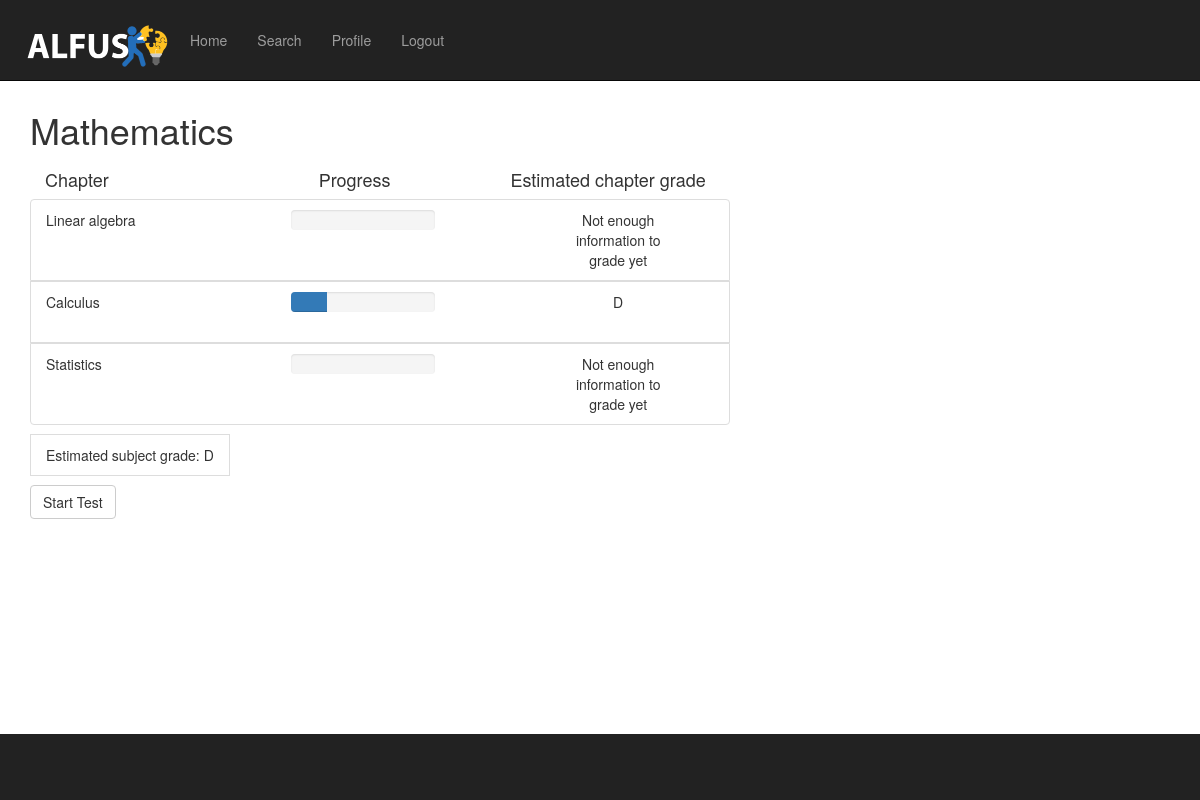
The app's page /questions/1/ (signed in) with its own data.
### questions/models.py (models this page shows)
class Subject(models.Model):
    name = models.CharField(max_length=200)
    def __str__(self):
        return self.name

class Chapter(models.Model):
    name = models.CharField(max_length=200)
    description = models.TextField(max_length=1000, blank=True, default='')
    part_of = models.ForeignKey(Subject)
    def __str__(self):
        return self.name

### questions/views.py (the view)
# urls.py: url(r'^(?P<subject_id>\d+)/$', views.index_questions, name='index_questions'),
@login_required(login_url="/login/")
def index_questions(request, subject_id):
    question_list = Question.objects.filter(chapter__part_of_id=subject_id)
    subject_name = Subject.objects.get(pk=subject_id)
    question_dict = defaultdict(list)
    for question in question_list:
        question_dict[question.chapter_id].append((question.id, question.difficulty))
    request.session['question_dict'] = question_dict
    next_question_id = get_next_question(request, subject_id)
    questions_chapter = {}
    questions_chapter_answered = {}
    questions_in_subject = {}
    questions_in_subject_answered = {}
    current_user = request.user
    questions_by_user = hasAnswered.objects.all().filter(submitted_by=current_user, wasCorrect=True)
    for i in Chapter.objects.all():
        questions_chapter_answered[i] = 0
        questions = Question.objects.filter(chapter=i)
        questions_chapter[i] = len(questions)
        for s in list(questions_by_user):
            if s.submitted_answer.chapter == i:
                questions_chapter_answered[i] += 1
        subject = Subject.objects.get(pk=subject_id)
        for chapter in questions_chapter.keys():
            if chapter.part_of == subject:
                questions_in_subject[chapter] = questions_chapter[chapter]
        for chapter in questions_chapter_answered.keys():
            if chapter.part_of == subject:
                questions_in_subject_answered[chapter] = questions_chapter_answered[chapter]
    chapter = []
    percent = []
    grades = []
    for q in questions_in_subject.keys():
        qSet = hasChapter.objects.filter(chapter=q, user=current_user)
        if qSet:
            grades.append(number_to_grade(qSet[0].skill_rating_chapter))
        temp = 1
        if questions_in_subject[q] != 0:
            temp = questions_in_subject[q]
        percent.append(round(float(questions_in_subject_answered[q])/float(temp)*100))
        chapter.append(q)
    zipped = zip(chapter, percent, grades)
    subject_grade = get_grade_subject(request)[subject_name]
    return render(request, 'questions/index_questions.html',
                {'next_question_id': next_question_id, 'subject_id': subject_id, 'subject_name': subject_name, "chapters": zipped, 'subject_grade': subject_grade})

### questions/views.py (called while the page is built)
def number_to_grade(number):
    if number == 0.5 or number == 0:
        return("Not enough information to grade yet")
    elif number >= 0.89:
        return("A")
    elif number >= 0.77:
        return("B")
    elif number >= 0.65:
        return("C")
    elif number >= 0.53:
        return("D")
    elif number >= 0.41:
        return("E")
    else:
        return("F")

def get_grade_subject(request):
    skillrating_chapters = hasChapter.objects.filter(user=request.user)
    subject_grade = {}
    for t in list(Subject.objects.all()):
        count = 0
        temp = 0
        for q in list(skillrating_chapters):
            if q.chapter.part_of == t:
                temp += q.skill_rating_chapter
                count += 1
        if count == 0:
            count = 1
        subject_grade[t] = number_to_grade(temp / count)
    return(subject_grade)

### questions/templates/questions/index_questions.html (shortened to what this page needs)
{% extends "questions/base.html" %}
{% block content %}
    <h1 style="top: 20px;position: relative;">{{ subject_name }} </h1>
    <div class="container">
        <div style="top: 20px;position: relative">
            <h4 class="chaptertextstyle"> Chapter </h4>
            <h4 class="progresstextstyle"> Progress </h4>
            <h4 class="gradetextstyle"> Estimated chapter grade </h4>
        </div>
    </div>
    <div style="top: 20px;position: relative">
        {% if chapters %}
            <ul class="list-group" style=" width: 560px;table-layout: fixed;">
                {% for chapter, percent, grade in chapters %}
                    <li class="list-group-item">
                        <div class="row">
                            <div class="col-xs-3">
                                {{ chapter }}
                            </div>
                            <div class="col-xs-3" style="left: 70px">
                               <div class="progress">
  <div class="progress-bar" role="progressbar" aria-valuenow="{{ percent }}"
  aria-valuemin="0" aria-valuemax="100" style="width:{{ percent }}%">
  </div>
</div>
                            </div>
                            <div class="col-xs-2" style="left: 180px;text-align: center;">
                                {{ grade }}
                            </div>
                        </div>
                    </li>
                {% endfor %}
            </ul>
        {% else %}
            <p>No courses are available.</p>
        {% endif %}
    </div>
    <li class="list-group-item" div style="top: 20px;display: inline;word-break:break-all;">
                Estimated subject grade: {{ subject_grade }}
    </li>
    <div style="padding-top: 40px">
        <a href="{% url 'questions:detail' subject_id next_question_id %}" class="btn btn-default"
           role="button">Start Test</a>
    </div>
{% endblock %}

### questions/templates/questions/base.html (shortened to what this page needs)
{% load static %}
<!DOCTYPE html>
<html lang="en">
<head>
    <link href="{% static 'questions/css/bootstrap.min.css' %}" rel="stylesheet">
    <link href="{% static 'questions/css/stylesheet.css' %}" rel="stylesheet">
    <link href="{% static 'questions/css/logo-nav.css' %}" rel="stylesheet">
</head>
<body>
    <nav class="navbar navbar-inverse navbar-fixed-top" role="navigation">
        <div class="container">
            <div class="navbar-header">
                <a class="navbar-brand"  href="{% url 'questions:index' %}"><img src="{% static 'questions/img/ALFUSlogowhite.png' %}" style="width:160px;height:59.5px;"></a>
            </div>
            <div class="collapse navbar-collapse" id="bs-example-navbar-collapse-1">
                <ul class="nav navbar-nav">
                    <li>
                        <a href="{% url 'questions:index' %}">Home</a>
                    </li>
                    <li>
                        <a href= "/questions/search/?q=xxxx">Search</a>
                    </li>
                    <li>
                        <a href="{% url 'questions:profile' %}">Profile</a>
                    </li>
                    <li>
                        <a href="{% url 'questions:logout' %}">Logout</a>
                    </li>
                </ul>
            </div>
        </div>
    </nav>
    <div class="container"">
        {%block content %}{% endblock %}
    </div>
    <nav id="tf-footer"></nav>
</body>
</html>

### questions/static/questions/css/stylesheet.css (style rules this page uses)
html, body { height: 100%; margin: 0; padding: 0; }
.container { min-height: 91%; }
nav#tf-footer { background: #222222; padding: 3% 0 2% 0; color: #f1f1f1; height: 9%; left: 0; right: 0; }

### questions/static/questions/css/logo-nav.css (style rules this page uses)
body { padding-top: 70px; }
.navbar-fixed-top .nav { padding: 15px 0; }
.navbar-fixed-top .navbar-brand { padding: 0 15px; }
@media (min-width:768px) { body { padding-top: 100px; } }
@media (min-width:768px) { .navbar-fixed-top .navbar-brand { padding: 15px 0; } }

### questions/templates/questions/base.html (style rules this page uses)
body { padding-top: 70px; }

### questions/templates/questions/index_questions.html (style rules this page uses)
.chaptertextstyle { float: left; position: relative; left: 0px }
.progresstextstyle { float: left; position: relative; left: 210px }
.gradetextstyle { float: left; position: relative; left: 330px }
.list-group-item { margin: 0; min-width: 700px; width: 100%; }

### records on screen
Subject: name "Mathematics"
Chapter: name "Linear algebra", grade "Not enough information to grade yet"
Chapter: name "Calculus", {{ percent }} 25 (drawn), grade "D"
Chapter: name "Statistics", grade "Not enough information to grade yet"

### other values on screen
{{ subject_grade }} "D"
